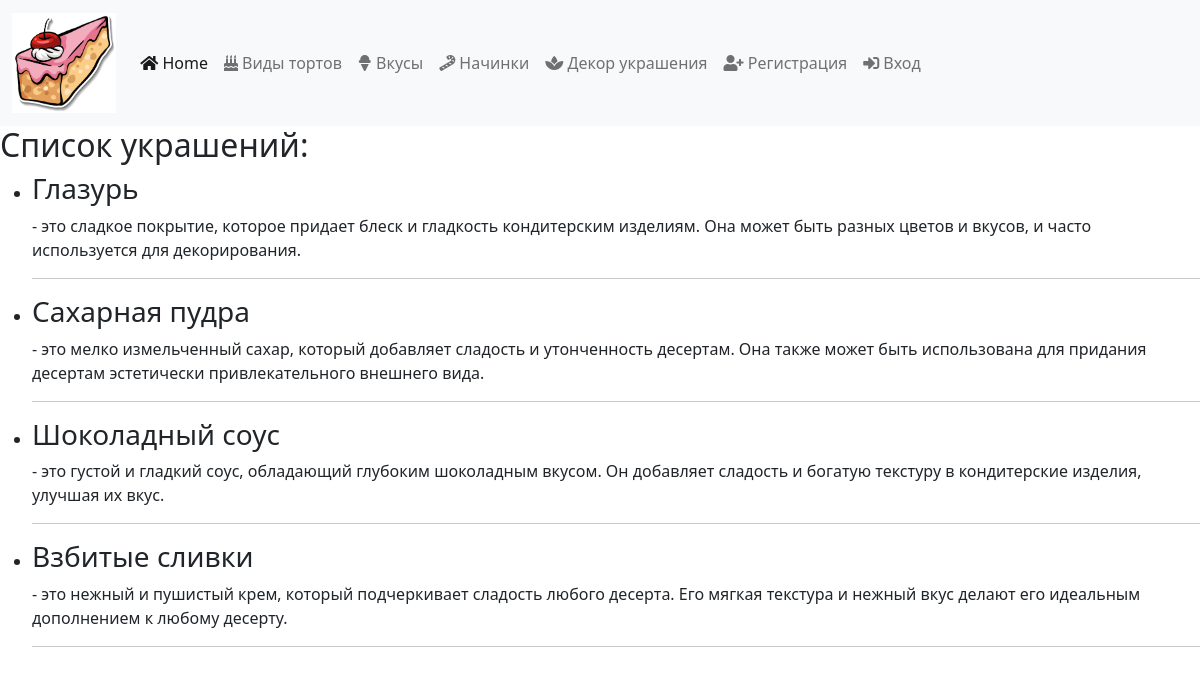
/toppings/, run on an earlier commit of the app's database.
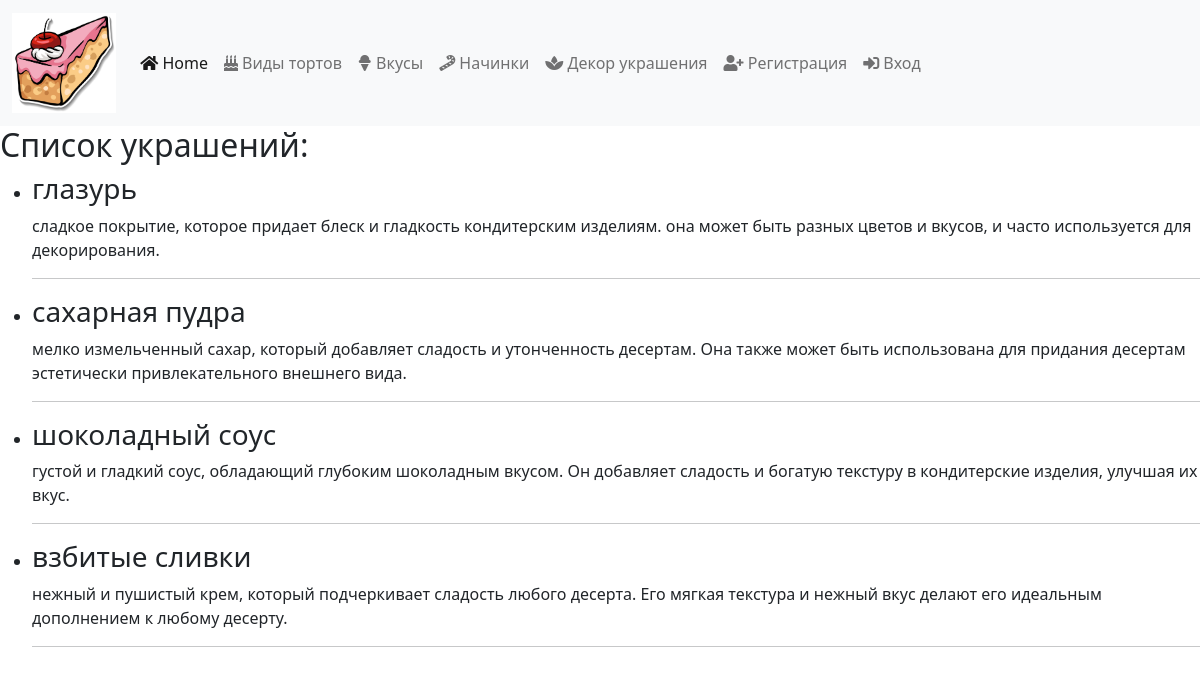
And on a later commit of the database.
### pastries/models.py (models this page shows, shortened)
class Topping(models.Model):
    name = models.CharField(max_length=200)
    description = models.TextField(blank=True, null=True)
    available = models.BooleanField(default=True)
    cake_types = models.ManyToManyField(CakeType, blank=True)
    tastes = models.ManyToManyField(Taste, blank=True)
    class Meta:
        verbose_name = 'Топпинг'
        verbose_name_plural = 'Топпинги'

### pastries/views.py (the view)
# urls.py: path('toppings/', views.SpecificToppingCBV.as_view()),
class SpecificToppingCBV(ListView):
    model = Topping
    template_name = "pastries/specific_toppings.html"
    context_object_name = "specific_toppings"

### pastries/templates/pastries/specific_toppings.html
{% extends 'layouts/index.html' %}
{% block content %}
    <h2>Список украшений:</h2>
    <ul>
        {% for topping in specific_toppings %}
            <li>
                <h3>{{ topping.name }}</h3>
                <p>{{ topping.description }}</p>
                <hr>
            </li>
        {% empty %}
            <li>В данный момент нет доступных украшений.</li>
        {% endfor %}
    </ul>
{% endblock %}

What changed in the data, as far as the page shows it:
changed Topping: name "Глазурь" → "глазурь"; description "- это сладкое покрытие, которое придает блеск и гладкость кондитерским изделиям. Она может быть разных цветов и вкусов, и часто используется для декорирования." → "сладкое покрытие, которое придает блеск и гладкость кондитерским изделиям. она может быть разных цветов и вкусов, и часто используется для декорирования."
changed Topping: name "Сахарная пудра" → "сахарная пудра"; description "- это мелко измельченный сахар, который…" → "мелко измельченный сахар, который…"
changed Topping: name "Шоколадный соус" → "шоколадный соус"; description "- это густой и гладкий соус, обладающий глубоким шоколадным вкусом. Он добавляет сладость и богатую текстуру в кондитерские изделия, улучшая их вкус." → "густой и гладкий соус, обладающий глубоким шоколадным вкусом. Он добавляет сладость и богатую текстуру в кондитерские изделия, улучшая их вкус."
changed Topping: name "Взбитые сливки" → "взбитые сливки"; description "- это нежный и пушистый крем, который подчеркивает сладость любого десерта. Его мягкая текстура и нежный вкус делают его идеальным дополнением к любому десерту." → "нежный и пушистый крем, который подчеркивает сладость любого десерта. Его мягкая текстура и нежный вкус делают его идеальным дополнением к любому десерту."
